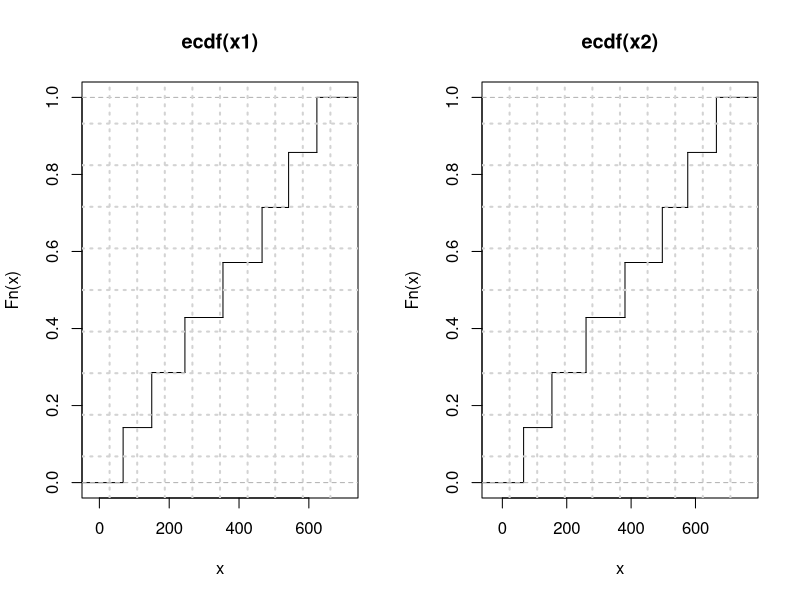

Source code (R):
x1 <- c(68,82,95,109,112,76,81)
x2 <- c(66,88,106,121,116,79,89)
summary(x1)
summary(x2)
x1 = cumsum(x1)
x1
x2 = cumsum(x2)
x2
f1 <- ecdf(x1)
f1
f2 <- ecdf(x2)
f2
op <- par(mfrow = c(1,2))
plot(f1,do.points = FALSE, verticals = TRUE)
grid(10,10,lwd = 2)
plot(f2,do.points = FALSE, verticals = TRUE)
grid(10,10,lwd = 2)
ks.test(x1,x2)
